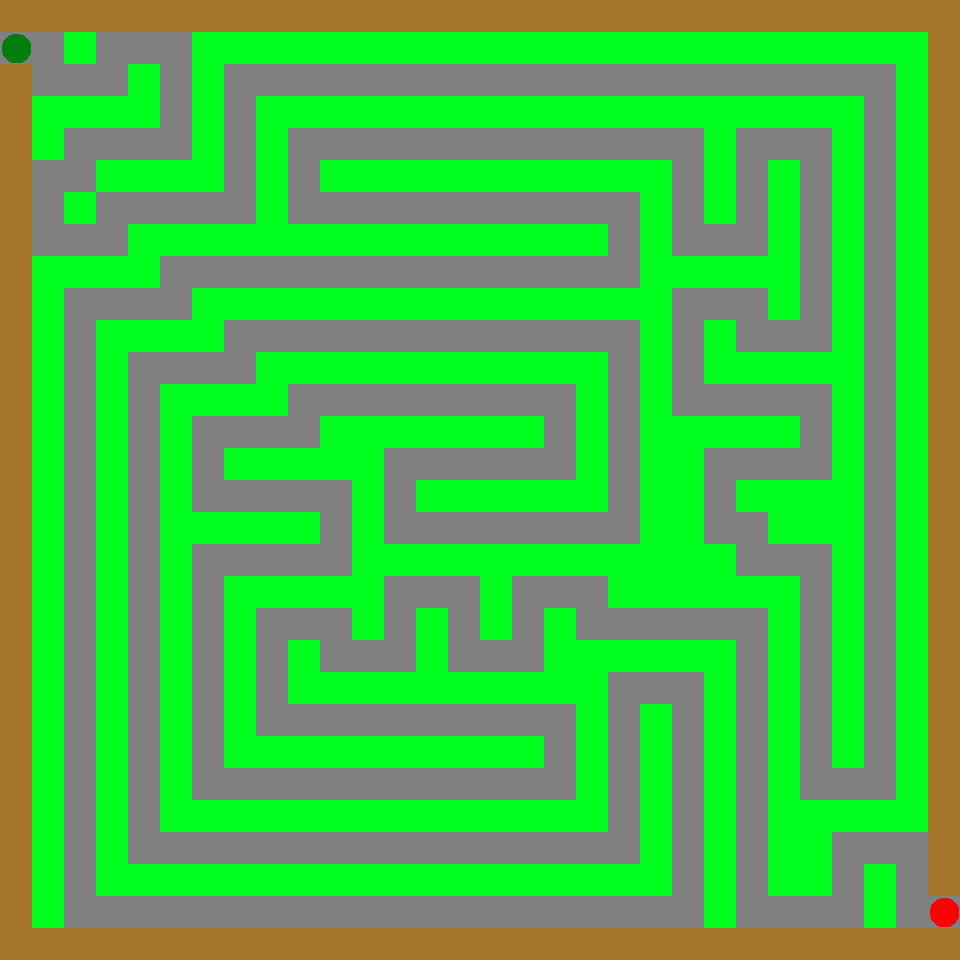

This game map was drawn from its Tiled (.tmx) file and the tilesets committed beside it. A one-line description and the trimmed map source follow:
An orthogonal 30x30 tile map with 32x32 px tiles, 2 tile layers (background, Waypoints).

<map version="1.0" orientation="orthogonal" width="30" height="30" tilewidth="32" tileheight="32">
 <tileset firstgid="1" name="Test" tilewidth="32" tileheight="32">
  <properties>
   <property name="end" value="true" />
   <property name="start" value="false" />
   <property name="waypoint" value="true" />
  </properties>
  <image source="../tilesheet.png" width="256" height="320" />
  <tile id="0">
   <properties>
    <property name="type" value="buildable" />
   </properties>
  </tile>
  <tile id="1">
   <properties>
    <property name="type" value="path" />
   </properties>
  </tile>
  <tile id="2">
   <properties>
    <property name="end" value="false" />
    <property name="start" value="true" />
    <property name="waypoint" value="true" />
   </properties>
  </tile>
  <tile id="3">
   <properties>
    <property name="end" value="true" />
    <property name="start" value="false" />
    <property name="waypoint" value="true" />
   </properties>
  </tile>
  <tile id="4">
   <properties>
    <property name="type" value="boundry" />
   </properties>
  </tile>
 </tileset>
 <layer name="background" width="30" height="30">
  <data>[900 cells, 900 non-empty, 3 distinct tile ids]</data>
 </layer>
 <layer name="Waypoints" width="30" height="30">
  <data>[900 cells, 2 non-empty, 2 distinct tile ids]</data>
 </layer>
</map>